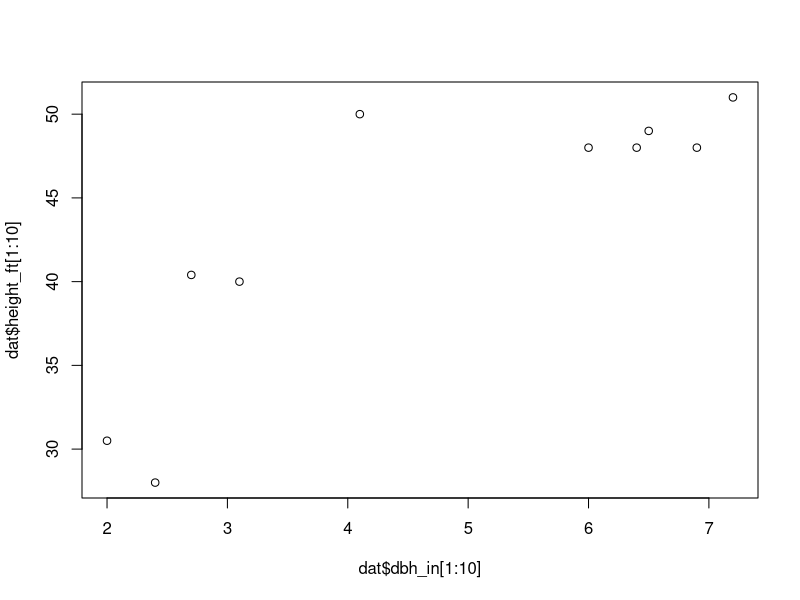
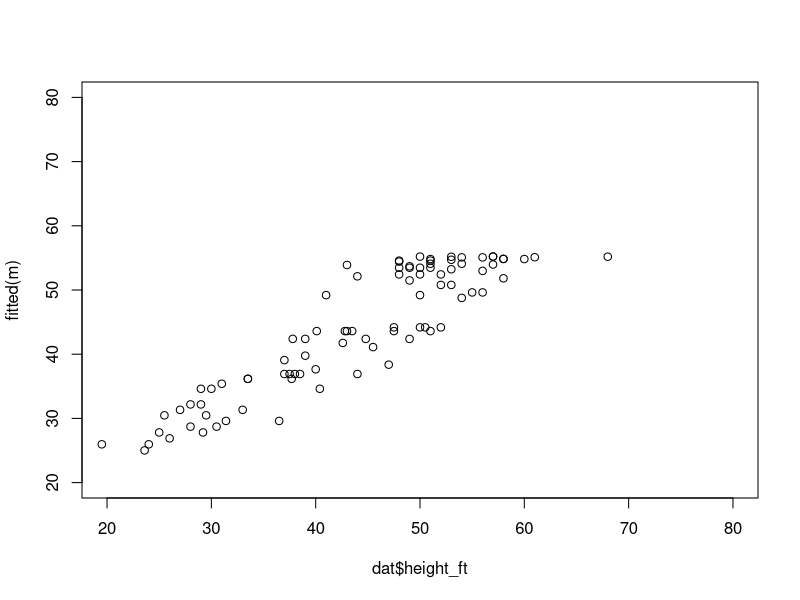

These charts were generated, in order, by the following R code:
dat <- read.csv("Data/felled_tree_biomass.csv")
colnames(dat)

plot(dat$dbh_in[1:10], dat$height_ft[1:10])

dbh.sq <- dat$dbh_in^2
m <- lm(height_ft ~ dbh_in + dbh.sq, data=dat)
summary(m)

plot(dat$height_ft, fitted(m), ylim=c(20,80), xlim=c(20,80))
